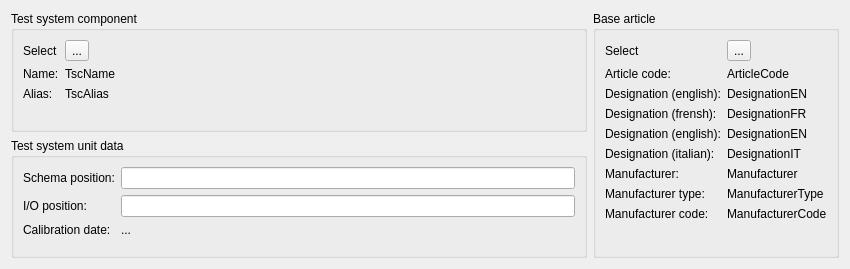
<?xml version="1.0" encoding="UTF-8"?>
<ui version="4.0">
 <class>mdtTtTestSystemUnitEditor</class>
 <widget class="QWidget" name="mdtTtTestSystemUnitEditor">
  <property name="geometry">
   <rect>
    <x>0</x>
    <y>0</y>
    <width>850</width>
    <height>269</height>
   </rect>
  </property>
  <property name="windowTitle">
   <string>Form</string>
  </property>
  <layout class="QHBoxLayout" name="horizontalLayout">
   <item>
    <layout class="QVBoxLayout" name="verticalLayout">
     <item>
      <widget class="QGroupBox" name="gbTsc">
       <property name="title">
        <string>Test system component</string>
       </property>
       <layout class="QFormLayout" name="formLayout_3">
        <property name="fieldGrowthPolicy">
         <enum>QFormLayout::AllNonFixedFieldsGrow</enum>
        </property>
        <item row="0" column="0">
         <widget class="QLabel" name="lbSelectTsc">
          <property name="text">
           <string>Select</string>
          </property>
         </widget>
        </item>
        <item row="0" column="1">
         <widget class="QToolButton" name="pbSelectTsc">
          <property name="text">
           <string>...</string>
          </property>
         </widget>
        </item>
        <item row="1" column="0">
         <widget class="QLabel" name="lbTscName">
          <property name="text">
           <string>Name:</string>
          </property>
         </widget>
        </item>
        <item row="1" column="1">
         <widget class="QLabel" name="fld_TscName">
          <property name="text">
           <string>TscName</string>
          </property>
         </widget>
        </item>
        <item row="2" column="1">
         <widget class="QLabel" name="fld_TscAlias">
          <property name="text">
           <string>TscAlias</string>
          </property>
         </widget>
        </item>
        <item row="2" column="0">
         <widget class="QLabel" name="lbTscAlias">
          <property name="text">
           <string>Alias:</string>
          </property>
         </widget>
        </item>
       </layout>
      </widget>
     </item>
     <item>
      <widget class="QGroupBox" name="gbSystemUnit">
       <property name="title">
        <string>Test system unit data</string>
       </property>
       <layout class="QFormLayout" name="formLayout">
        <item row="0" column="0">
         <widget class="QLabel" name="lbSchemaPosition">
          <property name="text">
           <string>Schema position:</string>
          </property>
         </widget>
        </item>
        <item row="0" column="1">
         <widget class="QLineEdit" name="fld_SchemaPosition"/>
        </item>
        <item row="1" column="0">
         <widget class="QLabel" name="lbIoPosition">
          <property name="text">
           <string>I/O position:</string>
          </property>
         </widget>
        </item>
        <item row="1" column="1">
         <widget class="QLineEdit" name="fld_IoPosition"/>
        </item>
        <item row="2" column="0">
         <widget class="QLabel" name="lbCalibrationDate">
          <property name="text">
           <string>Calibration date:</string>
          </property>
         </widget>
        </item>
        <item row="2" column="1">
         <widget class="QLabel" name="fld_CalibrationDate">
          <property name="text">
           <string>...</string>
          </property>
         </widget>
        </item>
       </layout>
      </widget>
     </item>
    </layout>
   </item>
   <item>
    <widget class="QGroupBox" name="gbBaseArticle">
     <property name="title">
      <string>Base article</string>
     </property>
     <layout class="QFormLayout" name="formLayout_2">
      <property name="fieldGrowthPolicy">
       <enum>QFormLayout::AllNonFixedFieldsGrow</enum>
      </property>
      <item row="0" column="0">
       <widget class="QLabel" name="lbSelectBaseArticle">
        <property name="text">
         <string>Select</string>
        </property>
       </widget>
      </item>
      <item row="0" column="1">
       <widget class="QToolButton" name="pbSelectBaseArticle">
        <property name="text">
         <string>...</string>
        </property>
       </widget>
      </item>
      <item row="2" column="0">
       <widget class="QLabel" name="lbArticleCode">
        <property name="text">
         <string>Article code:</string>
        </property>
       </widget>
      </item>
      <item row="2" column="1">
       <widget class="QLabel" name="fld_ArticleCode">
        <property name="text">
         <string>ArticleCode</string>
        </property>
       </widget>
      </item>
      <item row="3" column="0">
       <widget class="QLabel" name="lbDesignationEN">
        <property name="text">
         <string>Designation (english):</string>
        </property>
       </widget>
      </item>
      <item row="3" column="1">
       <widget class="QLabel" name="fld_DesignationEN">
        <property name="text">
         <string>DesignationEN</string>
        </property>
       </widget>
      </item>
      <item row="4" column="0">
       <widget class="QLabel" name="lbDesignationFR">
        <property name="text">
         <string>Designation (frensh):</string>
        </property>
       </widget>
      </item>
      <item row="4" column="1">
       <widget class="QLabel" name="fld_DesignationFR">
        <property name="text">
         <string>DesignationFR</string>
        </property>
       </widget>
      </item>
      <item row="5" column="1">
       <widget class="QLabel" name="fld_DesignationEN_2">
        <property name="text">
         <string>DesignationEN</string>
        </property>
       </widget>
      </item>
      <item row="5" column="0">
       <widget class="QLabel" name="lbDesignationEN_2">
        <property name="text">
         <string>Designation (english):</string>
        </property>
       </widget>
      </item>
      <item row="6" column="1">
       <widget class="QLabel" name="fld_DesignationIT">
        <property name="text">
         <string>DesignationIT</string>
        </property>
       </widget>
      </item>
      <item row="7" column="1">
       <widget class="QLabel" name="fld_Manufacturer">
        <property name="text">
         <string>Manufacturer</string>
        </property>
       </widget>
      </item>
      <item row="6" column="0">
       <widget class="QLabel" name="lbDesignationIT">
        <property name="text">
         <string>Designation (italian):</string>
        </property>
       </widget>
      </item>
      <item row="7" column="0">
       <widget class="QLabel" name="lbManufacturer">
        <property name="text">
         <string>Manufacturer:</string>
        </property>
       </widget>
      </item>
      <item row="8" column="1">
       <widget class="QLabel" name="fld_ManufacturerType">
        <property name="text">
         <string>ManufacturerType</string>
        </property>
       </widget>
      </item>
      <item row="8" column="0">
       <widget class="QLabel" name="lbManufacturerType">
        <property name="text">
         <string>Manufacturer type:</string>
        </property>
       </widget>
      </item>
      <item row="9" column="1">
       <widget class="QLabel" name="fld_ManufacturerCode">
        <property name="text">
         <string>ManufacturerCode</string>
        </property>
       </widget>
      </item>
      <item row="9" column="0">
       <widget class="QLabel" name="lbManufacturerCode">
        <property name="text">
         <string>Manufacturer code:</string>
        </property>
       </widget>
      </item>
     </layout>
    </widget>
   </item>
  </layout>
 </widget>
 <resources/>
 <connections/>
</ui>
